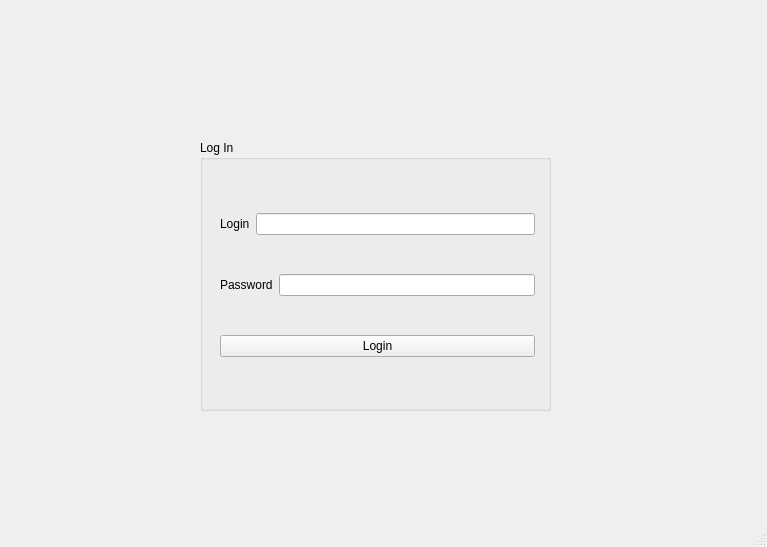
<?xml version="1.0" encoding="UTF-8"?>
<ui version="4.0">
 <class>Duende</class>
 <widget class="QMainWindow" name="Duende">
  <property name="geometry">
   <rect>
    <x>0</x>
    <y>0</y>
    <width>767</width>
    <height>547</height>
   </rect>
  </property>
  <property name="windowTitle">
   <string>Duende</string>
  </property>
  <widget class="QWidget" name="centralwidget">
   <widget class="QGroupBox" name="groupBox">
    <property name="geometry">
     <rect>
      <x>200</x>
      <y>140</y>
      <width>351</width>
      <height>271</height>
     </rect>
    </property>
    <property name="title">
     <string>Log In</string>
    </property>
    <widget class="QWidget" name="">
     <property name="geometry">
      <rect>
       <x>20</x>
       <y>40</y>
       <width>315</width>
       <height>211</height>
      </rect>
     </property>
     <layout class="QVBoxLayout" name="verticalLayout">
      <item>
       <layout class="QHBoxLayout" name="horizontalLayout_username">
        <item>
         <widget class="QLabel" name="label_login">
          <property name="text">
           <string>Login</string>
          </property>
         </widget>
        </item>
        <item>
         <widget class="QLineEdit" name="lineEdit_login"/>
        </item>
       </layout>
      </item>
      <item>
       <layout class="QHBoxLayout" name="horizontalLayout_password">
        <item>
         <widget class="QLabel" name="label_password">
          <property name="text">
           <string>Password</string>
          </property>
         </widget>
        </item>
        <item>
         <widget class="QLineEdit" name="lineEdit_password"/>
        </item>
       </layout>
      </item>
      <item>
       <widget class="QPushButton" name="pushButton_login">
        <property name="text">
         <string>Login</string>
        </property>
       </widget>
      </item>
     </layout>
    </widget>
   </widget>
  </widget>
  <widget class="QMenuBar" name="menubar">
   <property name="geometry">
    <rect>
     <x>0</x>
     <y>0</y>
     <width>767</width>
     <height>26</height>
    </rect>
   </property>
  </widget>
  <widget class="QStatusBar" name="statusbar"/>
 </widget>
 <resources/>
 <connections/>
</ui>
